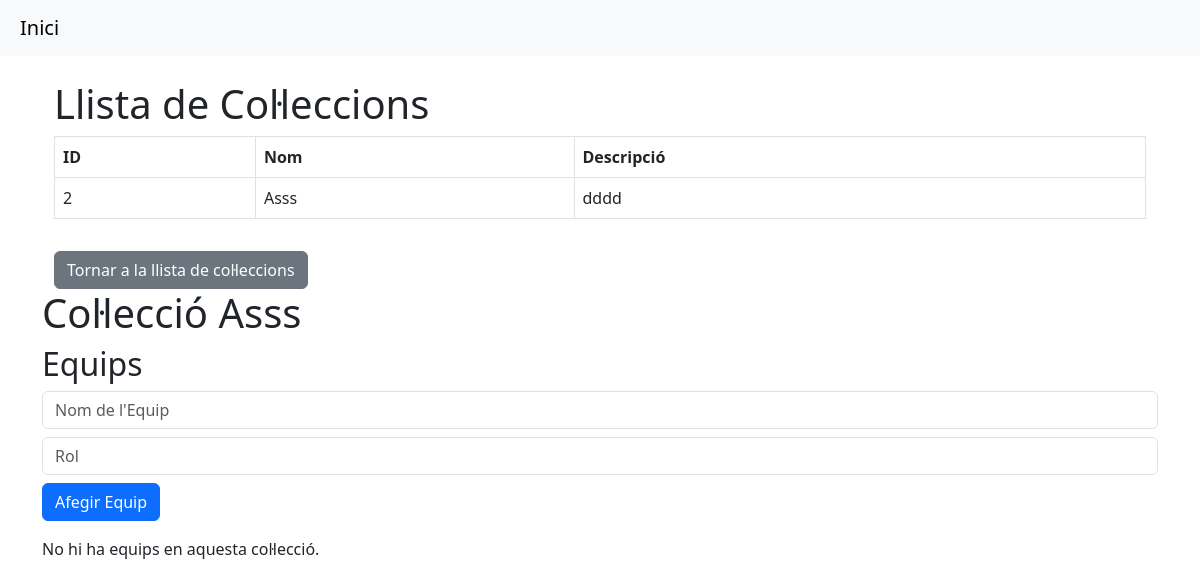
/collections/2, run on an earlier commit of the app's database.
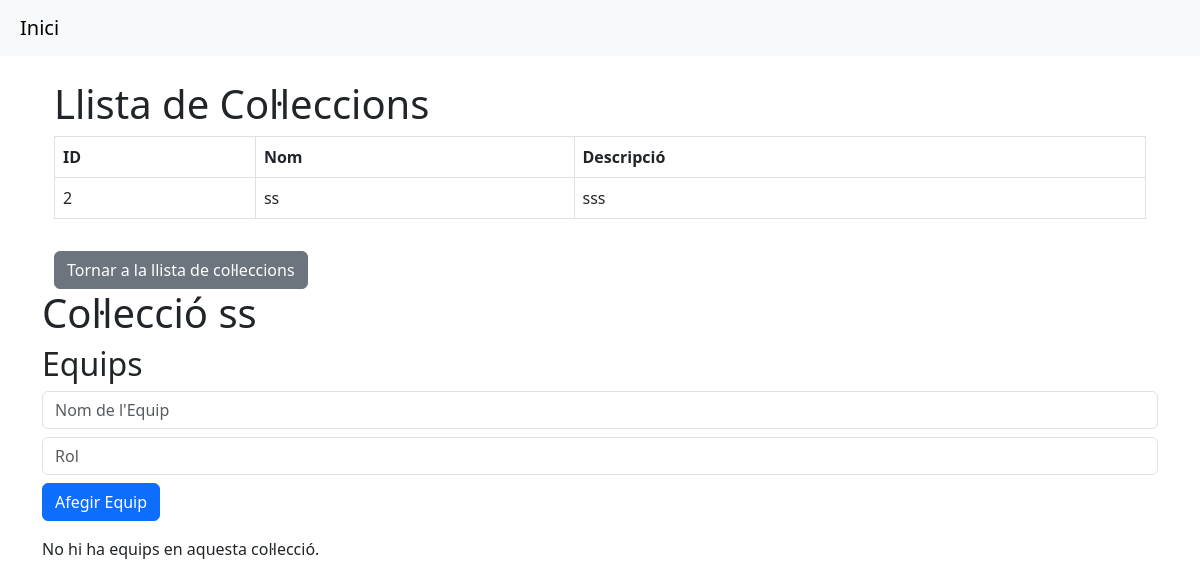
And on a later commit of the database.
### models/collection.py (models this page shows)
class Collection(Base):
    __tablename__ = 'collections'
    id = Column(Integer, primary_key=True, index=True)
    name = Column(String, index=True)
    description = Column(String)
    teams = relationship("Team", back_populates="collection", cascade="all, delete-orphan")
    players = relationship("Player", back_populates="collection")  # 🔥 Relació amb Player

### routers/collections.py (the view)
@router.get("/collections/{collection_id}")
def get_collection_details(request: Request, collection_id: int, db: Session = Depends(get_db)):
    collection = get_collection(db, collection_id)
    if not collection:
        return RedirectResponse(url="/", status_code=303)
    return templates.TemplateResponse("collection_detail.html", {"request": request, "collection": collection})

### templates/collection_detail.html (shortened to what this page needs)
{% extends "base.html" %}
{% block content %}
<!DOCTYPE html>
<html lang="ca">
<head>
</head>
<body>
    <div class="container mt-4">
        <h1>Llista de Col·leccions</h1>
        <table class="table table-bordered">
            <thead>
                <tr>
                    <th>ID</th>
                    <th>Nom</th>
                    <th>Descripció</th>
                </tr>
            </thead>
            <tbody>
                <tr>
                    <td>{{ collection.id }}</td>
                    <td>{{ collection.name }}</td>
                    <td>{{ collection.description }}</td>
                </tr>
            </tbody>
        </table>
        <a href="/" class="btn btn-secondary mt-3">Tornar a la llista de col·leccions</a>
    </div>
    {% include "teams.html" %}
</body>
</html>
{% endblock %}

### templates/teams.html
{% block content %}
    <h1>Col·lecció {{collection.name}}</h1>
    <h2>Equips</h2>
        <form action="/teams/add/{{ collection.id }}" method="post" class="mb-3">
            <div class="mb-2">
                <input type="text" name="name" class="form-control" placeholder="Nom de l'Equip" required>
            </div>
            <div class="mb-2">
                <input type="text" name="role" class="form-control" placeholder="Rol" required>
            </div>
            <button type="submit" class="btn btn-primary">Afegir Equip</button>
        </form>
        {% if collection.teams %}
            <table class="table">
                <thead>
                    <tr>
                        <th>Nom</th>
                        <th>Rol</th>
                        <th>Accions</th>
                    </tr>
                </thead>
                <tbody>
                    {% for team in collection.teams %}
                    <tr>
                        <td>{{ team.name }}</td>
                        <td>{{ team.role }}</td>
                        <td>
                            <a href="/players/{{ team.id }}" class="btn btn-info btn-sm">Gestiona Jugadors</a>
                            <a href="/teams/detail/{{ team.id }}" class="btn btn-info btn-sm" >Veure Detalls</a>
                            <a href="/teams/edit/{{ team.id }}" class="btn btn-warning btn-sm">Editar</a>
                            <form action="/teams/delete/{{ team.id }}" method="post" style="display:inline;">
                                <button type="submit" class="btn btn-danger btn-sm">Eliminar</button>
                            </form>
                        </td>
                    </tr>
                    {% endfor %}
                </tbody>
            </table>
        {% else %}
            <p>No hi ha equips en aquesta col·lecció.</p>
        {% endif %}
{% endblock %}

What changed in the data, as far as the page shows it:
changed Collection id 2: name "Asss" → "ss"; description "dddd" → "sss"
